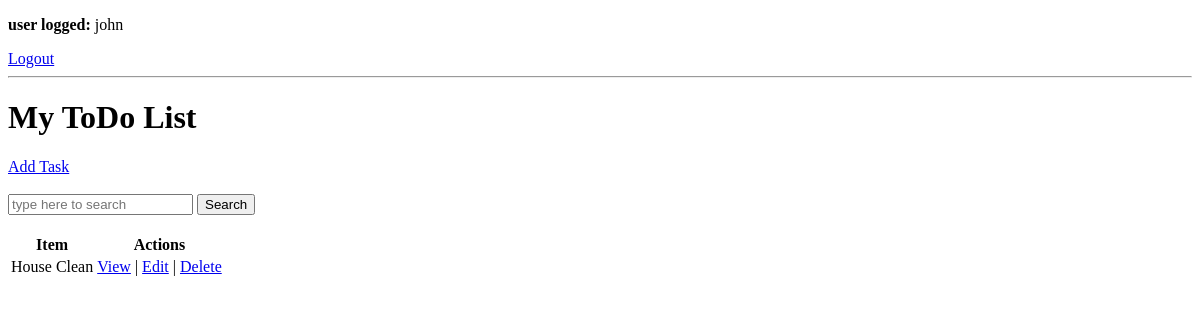
The page / (signed in) on the database as committed earlier.
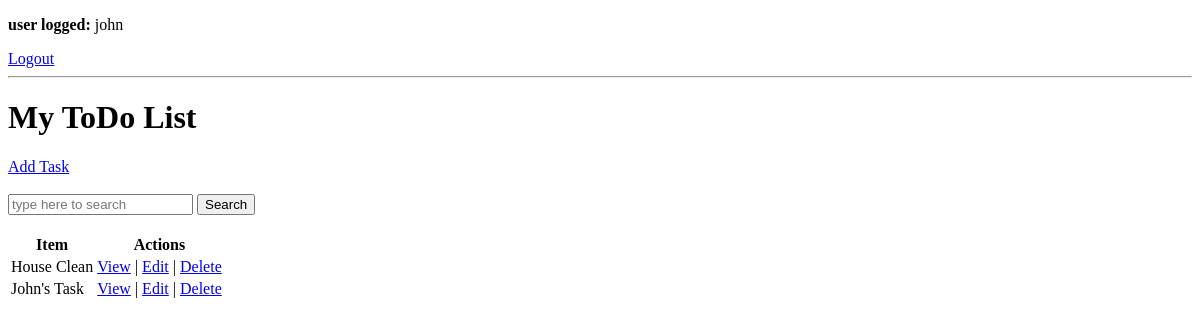
The same page on the database as committed later.
### base/models.py (models this page shows, shortened)
class Task(models.Model):
  user = models.ForeignKey(User, on_delete=models.CASCADE, null=True, blank=True)
  title = models.CharField(max_length=200)
  description = models.TextField(null=True, blank=True)
  complete = models.BooleanField(default=False)
  created = models.DateTimeField(auto_now_add=True)
  class Meta:
    ordering = ["complete"]

### base/views.py (the view)
# urls.py: path("", TaskList.as_view(), name="tasks"),
class TaskList(LoginRequiredMixin, ListView):
  model = Task
  context_object_name = "tasks"
  def get_context_data(self, **kwargs):
    context = super().get_context_data(**kwargs)
    context["tasks"] = context['tasks'].filter(user=self.request.user)
    context["count"] = context["tasks"].filter(complete=False).count()
    search_input = self.request.GET.get("search-area") or ''
    if search_input:
      context['tasks'] = context['tasks'].filter(title__icontains=search_input);""" context['tasks'] = context['tasks'].filter(title__startswith=search_input) """
    context['search_input'] = search_input
    return context

### base/templates/base/task_list.html (shortened to what this page needs)
<!DOCTYPE html>
<html lang="en">
<head>
</head>
<body>
	{% if request.user.is_authenticated %}
	<p><b>user logged:</b> {{request.user}}</p>
	<a href="{% url 'logout' %}">Logout</a>
	{% else %}
	<a href="{% url 'login' %}">Login</a>
	{%endif%}
	<hr />
	<h1>My ToDo List</h1>
	<a href="{% url 'task-create' %}">Add Task</a>
	<br />
	<br />
	<form method="GET">
		<input type="text" name="search-area" placeholder="type here to search" value="{{search_input}}" />
		<input type="submit" value="Search" />
	</form>
	<br />
	<table>
		<tr>
			<th>Item</th>
			<th>Actions</th>
		</tr>
		{% for task in tasks %}
		<tr>
			<td>{{task.title}}</td>
			<td>
				<a href="{% url 'task' task.id %}">View</a> |
				<a href="{% url 'task-update' task.id %}">Edit</a> |
				<a href="{% url 'task-delete' task.id %}">Delete</a>
			</td>
		</tr>
		{% empty %}
		<h3>No items in list</h3>
		{% endfor %}
	</table>
</body>
</html>

Rows that differ between the two databases and show on the page:
added Task: title "John's Task"
